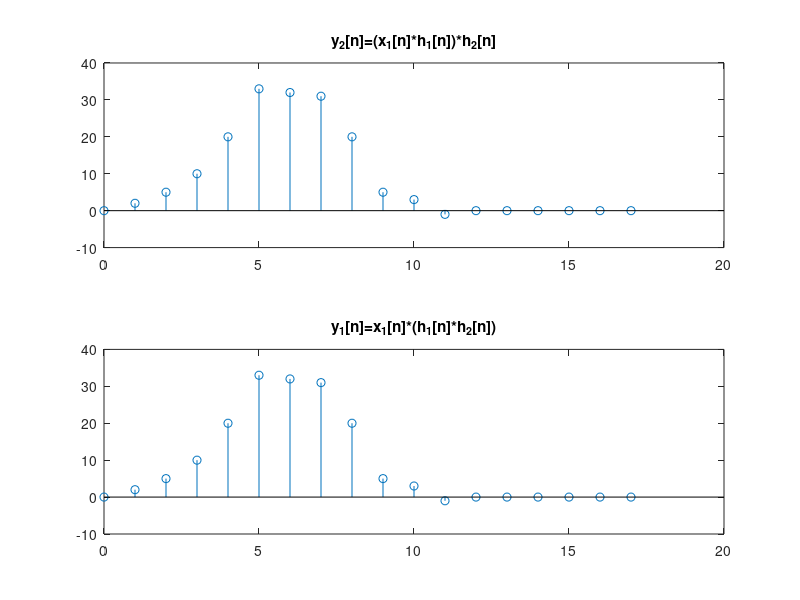

Write MATLAB code to recreate this figure.
% Problem 2.4(d)

x1 = [1 1 1 1 0 0 0 0 0 0];
nx1 = 0:1:9;

h1 = [1 -1 3 0 1];
h2 = [0 2 5 4 -1];
nh1 = 0:1:4;

y1 = conv(conv(x1, h1), h2);
y2 = conv(x1, conv(h1, h2));

ny = nh1(1)+nx1(1):1:nh1(end)+nh1(end)+nx1(end)

subplot(2,1,1), stem(ny, y1), title("y_2[n]=(x_1[n]*h_1[n])*h_2[n]");
subplot(2,1,2), stem(ny, y2), title("y_1[n]=x_1[n]*(h_1[n]*h_2[n])");

saveas(gcf, "plots/P2_4_d_out.png");
close;
